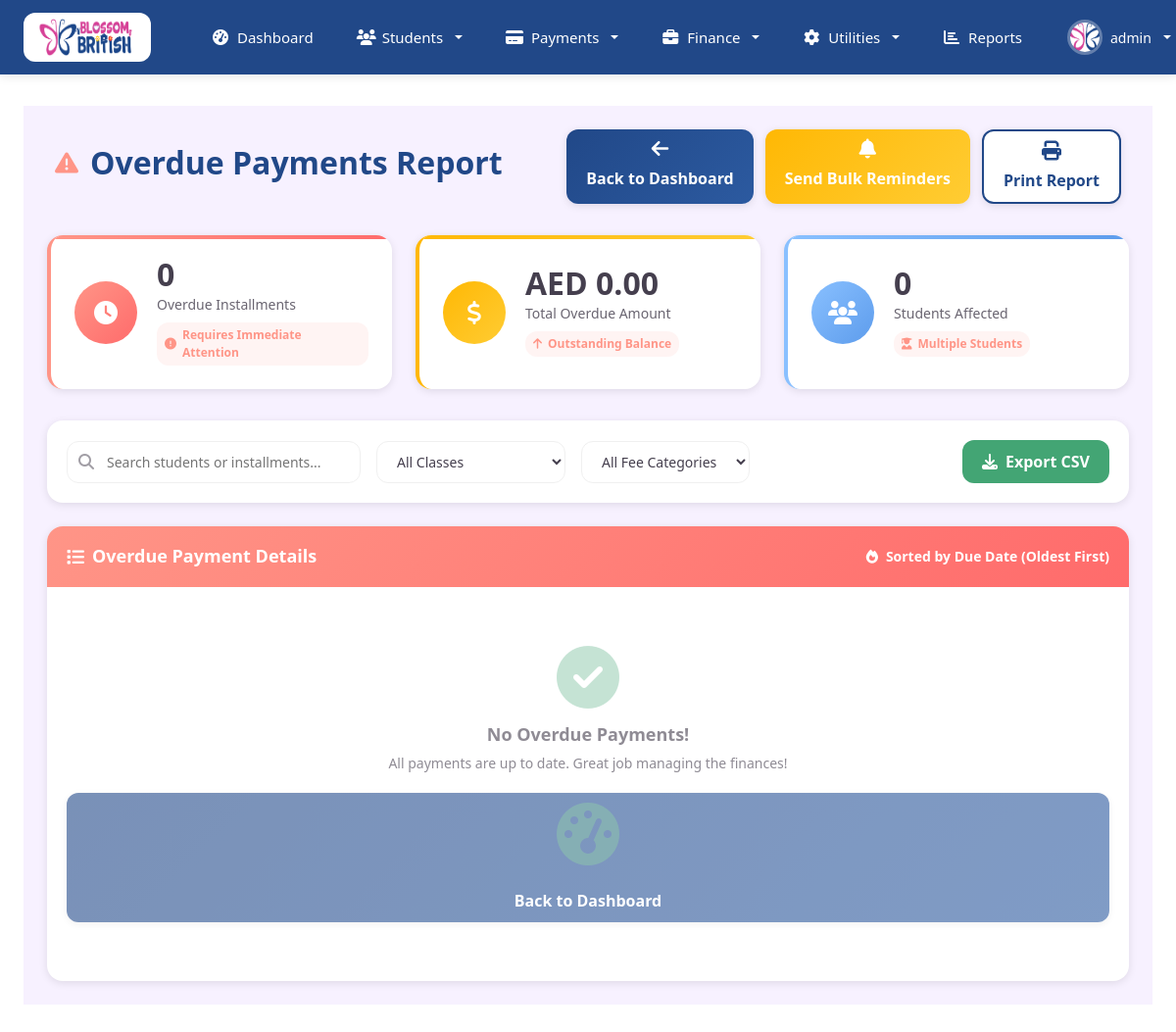
Page /payments/reports/overdue/ (signed in) on the committed database.
### home/models.py (models this page shows, shortened)
class CustomUser(AbstractBaseUser, PermissionsMixin):
    email = models.EmailField(unique=True, verbose_name='email address')
    username = models.CharField(max_length=30, unique=True,verbose_name='username')
    first_name = models.CharField(max_length=30, blank=True, verbose_name='first name')
    last_name = models.CharField(max_length=30, blank=True, verbose_name='last name')
    is_active = models.BooleanField(default=True, verbose_name='active')
    is_staff = models.BooleanField(default=False, verbose_name='staff status')
    avatar = models.ImageField(upload_to='avatars/', blank=True, null=True)
    role = models.CharField(max_length=20,
                            choices=(
                                ("user","user"),
                                ("account","account"),
                                ("admin","admin"),
                            ),
                            default='user'
                            )
    date_joined = models.DateTimeField(auto_now_add=True, verbose_name='date joined')
    objects = CustomUserManager()
    USERNAME_FIELD = 'username'
    REQUIRED_FIELDS = ["first_name", "last_name", "email"]
    class Meta:
        verbose_name = 'user'
        verbose_name_plural = 'users'

### home/decorators.py (the view)
    def wrapper_func(request, *args, **kwargs):
        if request.user.is_authenticated:
            return view_func(request,*args,**kwargs)
        else:
            messages.info(request,"You are not logged in please login to continue")
            return redirect("signin")

### templates/payments/overdue_report.html (shortened to what this page needs)
{% extends 'auth_templates/index.html' %}
{% load static %}
{% block content %}
<div class="overdue-report-container">
    <div class="page-header">
        <h1 class="page-title">
            <i class="fas fa-exclamation-triangle"></i>
            Overdue Payments Report
        </h1>
        <div class="header-actions">
            <a href="{% url 'payment_dashboard' %}" class="action-btn btn-primary">
                <i class="fas fa-arrow-left"></i>Back to Dashboard
            </a>
            <a href="{% url 'bulk_reminder' %}" class="action-btn btn-warning">
                <i class="fas fa-bell"></i>Send Bulk Reminders
            </a>
            <button class="action-btn btn-secondary" onclick="window.print()">
                <i class="fas fa-print"></i>Print Report
            </button>
        </div>
    </div>
    <div class="summary-cards">
        <div class="summary-card urgent">
            <div class="summary-icon">
                <i class="fas fa-clock"></i>
            </div>
            <div class="summary-content">
                <div class="summary-value">{{ overdue_installments|length }}</div>
                <div class="summary-label">Overdue Installments</div>
                <div class="summary-trend">
                    <i class="fas fa-exclamation-circle"></i>
                    <span>Requires Immediate Attention</span>
                </div>
            </div>
        </div>
        <div class="summary-card warning">
            <div class="summary-icon">
                <i class="fas fa-dollar-sign"></i>
            </div>
            <div class="summary-content">
                <div class="summary-value">AED {{ total_overdue_amount|floatformat:2 }}</div>
                <div class="summary-label">Total Overdue Amount</div>
                <div class="summary-trend">
                    <i class="fas fa-arrow-up"></i>
                    <span>Outstanding Balance</span>
                </div>
            </div>
        </div>
        <div class="summary-card info">
            <div class="summary-icon">
                <i class="fas fa-users"></i>
            </div>
            <div class="summary-content">
                <div class="summary-value">
                    {% with students=overdue_installments|dictsort:"payment_plan.student.id" %}
                        {{ students|length }}
                    {% endwith %}
                </div>
                <div class="summary-label">Students Affected</div>
                <div class="summary-trend">
                    <i class="fas fa-user-graduate"></i>
                    <span>Multiple Students</span>
                </div>
            </div>
        </div>
    </div>
    <div class="report-controls">
        <div class="controls-left">
            <div class="search-box">
                <i class="fas fa-search search-icon"></i>
                <input type="text" class="search-input" placeholder="Search students or installments...">
            </div>
            <select class="filter-select">
                <option value="">All Classes</option>
            </select>
            <select class="filter-select">
                <option value="">All Fee Categories</option>
            </select>
        </div>
        <div class="controls-right">
            <button class="export-btn">
                <i class="fas fa-download"></i>Export CSV
            </button>
        </div>
    </div>
    <div class="overdue-table-container">
        <div class="table-header">
            <h3>
                <i class="fas fa-list"></i>
                Overdue Payment Details
            </h3>
            <div class="urgency-indicator">
                <i class="fas fa-fire"></i>
                <span>Sorted by Due Date (Oldest First)</span>
            </div>
        </div>
        {% if overdue_installments %}
        <table class="overdue-table">
            <thead>
                <tr>
                    <th style="width: 30px;">
                        <input type="checkbox" id="selectAll">
                    </th>
                    <th>Student</th>
                    <th>Installment</th>
                    <th>Due Date</th>
                    <th>Days Overdue</th>
                    <th>Amount Due</th>
                    <th>Late Fee</th>
                    <th>Status</th>
                    <th>Actions</th>
                </tr>
            </thead>
            <tbody>
                {% for installment in overdue_installments %}
                <tr class="{% if installment.days_overdue > 30 %}urgent{% endif %}">
                    <td>
                        <input type="checkbox" class="installment-checkbox" value="{{ installment.id }}">
                    </td>
                    <td>
                        <div class="student-info">
                            <div class="student-avatar">
                                {{ installment.payment_plan.student.first_name|first }}{{ installment.payment_plan.student.last_name|first }}
                            </div>
                            <div class="student-details">
                                <div class="student-name">{{ installment.payment_plan.student.get_full_name }}</div>
                                <div class="student-meta">
                                    ID: {{ installment.payment_plan.student.student_id }}
                                    • {{ installment.payment_plan.student.current_class|default:"No Class" }}
                                </div>
                            </div>
                        </div>
                    </td>
                    <td>
                        <strong>{{ installment.fee_category.name }}</strong>
                        <div style="font-size: 12px; color: #666;">
                            {{ installment.payment_plan.fee_structure.name }}
                        </div>
                    </td>
                    <td>
                        {{ installment.due_date|date:"M d, Y" }}
                    </td>
                    <td>
                        <span class="days-overdue">
                            {% with days_overdue=installment.days_overdue %}
                                {{ days_overdue }} day{{ days_overdue|pluralize }}
                            {% endwith %}
                        </span>
                    </td>
                    <td>
                        <div class="amount-due">AED {{ installment.get_outstanding_amount|floatformat:2 }}</div>
                        <div style="font-size: 12px; color: #666;">
                            Total: AED {{ installment.amount|floatformat:2 }}
                        </div>
                    </td>
                    <td>
                        <span class="late-fee">
                            AED {{ installment.late_fee|floatformat:2|default:"0.00" }}
                        </span>
                    </td>
                    <td>
                        <span class="status-badge status-overdue">
                            <i class="fas fa-clock"></i>
                            Overdue
                        </span>
                    </td>
                    <td>
                        <div class="action-buttons">
                            <a href="{% url 'create_payment' %}?student_id={{ installment.payment_plan.student.id }}&installment_id={{ installment.id }}"
                               class="action-btn-small btn-pay"
                               title="Record Payment">
                                <i class="fas fa-credit-card"></i>
                            </a>
                            <a href="{% url 'student_payment_details' installment.payment_plan.student.id %}"
                               class="action-btn-small btn-view"
                               title="View Student Details">
                                <i class="fas fa-eye"></i>
                            </a>
                            <button class="action-btn-small btn-remind"
                                    onclick="sendReminder({{ installment.id }})"
                                    title="Send Reminder">
                                <i class="fas fa-bell"></i>
                            </button>
                        </div>
                    </td>
                </tr>
                {% endfor %}
            </tbody>
        </table>
        <div class="bulk-actions">
            <div class="bulk-select">
                <input type="checkbox" id="bulkSelect">
                <label for="bulkSelect" style="font-size: 14px; font-weight: 500;">
                    Select all {{ overdue_installments|length }} items
                </label>
            </div>
            <div class="bulk-buttons">
                <button class="action-btn-small btn-remind" onclick="sendBulkReminders()">
                    <i class="fas fa-bell"></i>Remind Selected
                </button>
                <button class="action-btn-small btn-secondary" onclick="exportSelected()">
                    <i class="fas fa-download"></i>Export Selected
                </button>
            </div>
        </div>
        {% else %}
        <div class="empty-state">
            <i class="fas fa-check-circle"></i>
            <h4>No Overdue Payments!</h4>
            <p>All payments are up to date. Great job managing the finances!</p>
            <div style="margin-top: 20px;">
                <a href="{% url 'payment_dashboard' %}" class="action-btn btn-primary">
                    <i class="fas fa-tachometer-alt"></i>Back to Dashboard
                </a>
            </div>
        </div>
        {% endif %}
    </div>
</div>
{% endblock %}

### templates/auth_templates/index.html (shortened to what this page needs)
<!DOCTYPE html>
{% load static %}
<html lang="en">
<head>
    <link rel="stylesheet" href="{% static 'css/styles.css' %}">
    <link href="https://cdnjs.cloudflare.com/ajax/libs/font-awesome/6.4.0/css/all.min.css" rel="stylesheet">
  <link href="{% static 'glightbox/glightbox.min.css' %}" rel="stylesheet">
    <link href="https://cdnjs.cloudflare.com/ajax/libs/bootstrap/5.3.2/css/bootstrap.min.css" rel="stylesheet">
    <link href="https://cdnjs.cloudflare.com/ajax/libs/font-awesome/6.4.0/css/all.min.css" rel="stylesheet">
</head>
<body>
 <nav class="navbar navbar-expand-lg custom-navbar sticky-top">
    <div class="container-fluid px-4">
        <a class="navbar-brand" href="{% url 'index' %}">
            <img src="{% static 'img/BB_LOGO_V1.png' %}" alt="Blossom British"  style="max-width: 100px;">
        </a>
        <div class="collapse navbar-collapse" id="navbarNav">
            <ul class="navbar-nav me-auto ms-4">
                <li class="nav-item">
                    <a class="nav-link" href="{% url 'index' %}">
                        <i class="fas fa-tachometer-alt"></i>
                        Dashboard
                    </a>
                </li>
                <li class="nav-item dropdown">
                    <a class="nav-link dropdown-toggle" href="#" role="button" data-bs-toggle="dropdown" aria-expanded="false">
                        <i class="fas fa-users"></i>
                        Students
                    </a>
                </li>
                <li class="nav-item dropdown">
                    <a class="nav-link dropdown-toggle" href="#" role="button" data-bs-toggle="dropdown" aria-expanded="false">
                        <i class="fas fa-credit-card"></i>
                        Payments
                    </a>
                </li>
                <li class="nav-item dropdown">
                    <a class="nav-link dropdown-toggle" href="#" role="button" data-bs-toggle="dropdown" aria-expanded="false">
                        <i class="fas fa-briefcase"></i> Finance
                    </a>
                </li>
                <li class="nav-item dropdown">
                    <a class="nav-link dropdown-toggle" href="#" role="button" data-bs-toggle="dropdown" aria-expanded="false">
                        <i class="fas fa-cog"></i>
                        Utilities
                    </a>
                </li>
                <li class="nav-item">
                    <a class="nav-link" href="{% url 'reports_dashboard' %}">
                        <i class="fas fa-chart-bar"></i> Reports
                    </a>
                </li>
            </ul>
            <ul class="navbar-nav ms-auto">
                <li class="nav-item dropdown">
                    <a class="nav-link dropdown-toggle user-menu text-white" href="#" role="button" data-bs-toggle="dropdown" aria-expanded="false">
                        {% if user.avatar %}
                            <img src="{{ user.avatar.url }}" alt="User" class="user-avatar">
                        {% else %}
                            <img src="{% static 'img/userplaceholder.png' %}" alt="User" class="user-avatar">
                        {% endif %}
                        <span class="user-name">{{ user.username }}</span>
                    </a>
                </li>
            </ul>
        </div>
    </div>
</nav>
<main class="main-content">
    <div class="dashboard-container">
        {% block content %}{% endblock %}
    </div>
</main>
</body>
</html>

### rows in the picture
CustomUser: avatar (picture), username "admin"

### other values in the picture
{{ overdue_installments|length }} "0"
{{ total_overdue_amount|floatformat:2 }} "0.00"
{{ students|length }} "0"
